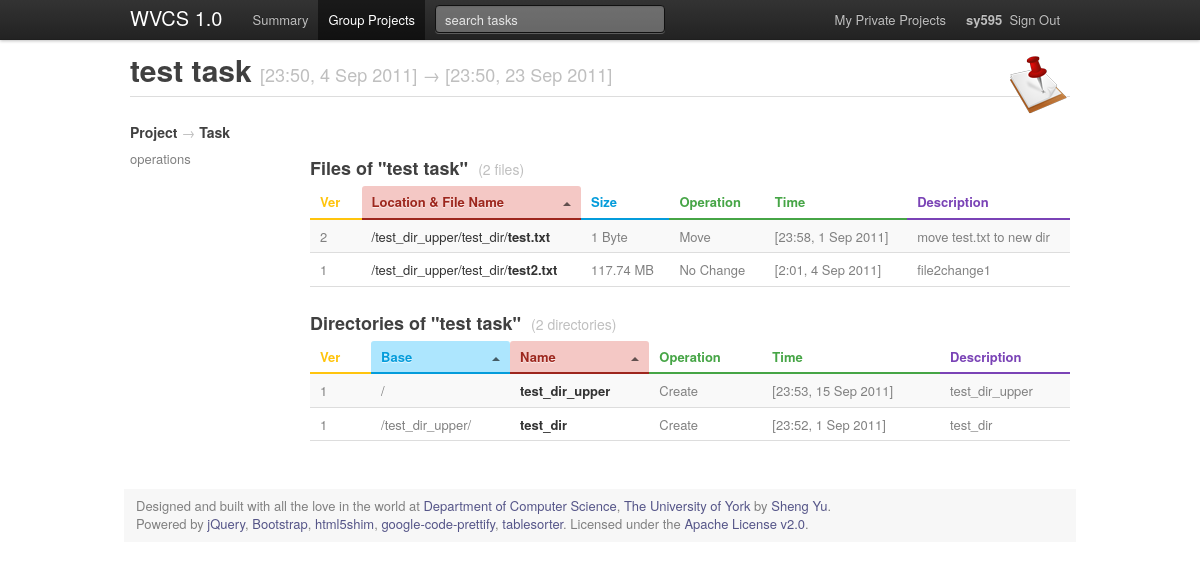
Screenshot of /task.php?t=1 (signed in) with the database file from the repository.
### tables this page shows
CREATE TABLE IF NOT EXISTS `task` (
  `tid` int(8) NOT NULL AUTO_INCREMENT COMMENT 'ID of the task',
  `pid` int(8) NOT NULL COMMENT 'ID of project which the task belong to',
  `uid` int(8) NOT NULL COMMENT 'ID of user which responsible to',
  `name` varchar(500) NOT NULL COMMENT 'task name',
  `predecessor` int(8) DEFAULT NULL COMMENT 'ID of predecessor task',
  `priority` int(1) NOT NULL DEFAULT '1' COMMENT 'task priority',
  `start` datetime DEFAULT NULL COMMENT 'start time',
  `end` datetime DEFAULT NULL COMMENT 'due time',
  `lock` int(1) NOT NULL DEFAULT '0' COMMENT 'status of locked or not',
  `description` varchar(8000) DEFAULT NULL COMMENT 'description',
  PRIMARY KEY (`tid`)
);

CREATE TABLE IF NOT EXISTS `file_change` (
  `fcid` int(12) NOT NULL AUTO_INCREMENT COMMENT 'ID of the file modification',
  `hid` int(12) NOT NULL COMMENT 'ID of task change history record which this file related to',
  `fid` int(11) NOT NULL COMMENT 'ID of the file record',
  `uid` int(8) NOT NULL COMMENT 'ID of user who did this modification',
  `did` int(11) DEFAULT NULL COMMENT 'ID of which directory the file modification belong to',
  `name` varchar(259) NOT NULL COMMENT 'file name in this modification',
  `version` int(5) NOT NULL COMMENT 'version number',
  `size` int(25) NOT NULL COMMENT 'file size',
  `type` int(1) NOT NULL DEFAULT '0' COMMENT 'type of operation',
  `time` datetime NOT NULL COMMENT 'time record of the modification',
  `ip` varchar(30) DEFAULT NULL COMMENT 'IP log',
  `description` varchar(8000) DEFAULT NULL COMMENT 'description',
  PRIMARY KEY (`fcid`)
);

CREATE TABLE IF NOT EXISTS `directory_change` (
  `dcid` int(12) NOT NULL AUTO_INCREMENT COMMENT 'ID of the directory modification',
  `did` int(11) NOT NULL COMMENT 'ID of which directory is related to',
  `did_base` int(11) DEFAULT NULL COMMENT 'Upper level directory ID',
  `uid` int(8) NOT NULL COMMENT 'ID of user who did this modification',
  `hid` int(12) NOT NULL COMMENT 'ID of task change history record which the directory related to',
  `name` varchar(259) NOT NULL COMMENT 'directory name',
  `version` int(5) NOT NULL COMMENT 'version of this modification',
  `type` int(1) NOT NULL COMMENT 'type of operation of the modification',
  `time` datetime NOT NULL COMMENT 'time of commit',
  `ip` varchar(30) DEFAULT NULL COMMENT 'IP record of the modification',
  `description` varchar(8000) DEFAULT NULL COMMENT 'description',
  PRIMARY KEY (`dcid`)
);

### config.inc.php (called while the page is built, shortened)
<?php
$db_server = 'localhost';
$db_name = 'wvcs';
$db_username_read = 'root';
$db_password_read = '';
$system_name_short = 'WVCS';
$system_version = '1.0';
?>

### libraries/general.lib.php (called while the page is built, shortened)
<?php
function connectdb_read()
{
	global $db_server;
	global $db_name;
	global $db_username_read;
	global $db_password_read;
	if (@mysql_connect("$db_server", "$db_username_read",
		"$db_password_read"))
		if ($result=@mysql_select_db("$db_name"))
			return TRUE;
	return FALSE;
}
function array_isset($array){
	if (count($array)>=1){
		return true;
	}
	else {
		return false;
	}
}
function db_query($query) {
	if (substr($query, 0, 6) == 'SELECT') {
		if (connectdb_read()) {
			$db_result = mysql_query($query);
		    $i=0;
			$data_array = array();
			while($data_array_line = mysql_fetch_array($db_result)) {
				$data_array[$i] = $data_array_line;
				$i++;
    		}
			return $data_array;
		}
		else {
			error('database connection error (r) ' . mysql_error());
		}
	}
}
function time_uk($time_db) {
	$time_d = date('j', strtotime($time_db));
	$time_m = date('M', strtotime($time_db));
	$time_y = date('Y', strtotime($time_db));
	$time_h = date('G', strtotime($time_db));
	$time_min = date('i', strtotime($time_db));
	$time_uk=$time_h.':'.$time_min.', '.$time_d.' '.$time_m.' '.$time_y;
	return $time_uk;
}
function file_name(){
	$url = $_SERVER['PHP_SELF'];
	$filename= substr( $url , strrpos($url , '/')+1 );
	return $filename;
}
function file_size_convert($size) {
   $unit=array('Byte','KB','MB','GB','TB','PB');
   return @round($size/pow(1024,($i=floor(log( abs($size==0?1:$size) ,1024)))),2).' '.$unit[$i];
}
function operation_code ($op) {
	$name='';
	switch ($op) {
		case 0:
			$name= "No Change";
			break;
		case 1:
			$name= "Create";
			break;
		case 4:
			$name= "Move";
			break;
	}
	return $name;
}
?>

### libraries/project.lib.php (called while the page is built, shortened)
<?php
function fetch_directory_change($did){
	$sql='SELECT * FROM directory_change WHERE did='.$did.' ORDER BY time DESC';
	$db_array=db_query($sql);
	if (!array_isset($db_array)){
		return FALSE;
	}
	else{
		return $db_array;
	}
}
function fetch_directory_full($did){
	if ($did==NULL){
		return "/";
	}
	elseif (fetch_directory_change($did)==FALSE){
		return FALSE;
	}
	else{
		$db_array=fetch_directory_change($did);
		$directory_name=$db_array[0]['name'];
		$directroy_base_id=$db_array[0]['did_base'];
		if ($directroy_base_id==NULL){
			return "/".$directory_name."/";
		}
		elseif ($directroy_base_id!=NULL){
			return $directory_full=fetch_directory_full($directroy_base_id).$directory_name."/";
		}
	}
}
function fetch_file_change($fid){
	$sql='SELECT * FROM file_change WHERE fid='.$fid.' ORDER BY time DESC';
	$db_array=db_query($sql);
	if (!array_isset($db_array)){
		return FALSE;
	}
	else{
		return $db_array;
	}
}
function fetch_task($tid){
	$sql='SELECT * FROM task WHERE tid='.$tid.' ORDER BY end DESC';
	$db_array=db_query($sql);
	if (!array_isset($db_array)){
		return FALSE;
	}
	else{
		return $db_array;
	}
}
function fetch_task_file ($tid){
	$sql='SELECT fid FROM file WHERE tid='.$tid.' ORDER BY fid DESC';
	$db_array_fid=db_query($sql);
	if (!array_isset($db_array_fid)){
		return FALSE;
	}
	else{
		$file_count=count($db_array_fid);
		for ($i = 0; $i < $file_count; $i++) {
			$db_array_file=fetch_file_change($db_array_fid[$i]['fid']);
			$db_array_file_change[$i]=$db_array_file[0];
		}
		return $db_array_file_change;
	}
}
function fetch_task_directory ($tid){
	$sql='SELECT did FROM directory WHERE tid='.$tid.' ORDER BY did DESC';
	$db_array_did=db_query($sql);
	if (!array_isset($db_array_did)){
		return FALSE;
	}
	else{
		$directory_count=count($db_array_did);
		for ($i = 0; $i < $directory_count; $i++) {
			$db_array_directory=fetch_directory_change($db_array_did[$i]['did']);
			$db_array_directory_change[$i]=$db_array_directory[0];
		}
		return $db_array_directory_change;
	}
}
?>

### task.php (the view, shortened to what this page needs)
<?php
include 'libraries/initial.inc.php';
include 'libraries/project.lib.php';
if(isset($_GET['t'])){
	$t=$_GET['t'];
}
else{
	$t=0;
}
if(fetch_task_history($t)==FALSE or fetch_task($t)==FALSE){
}
else{
	$db_array_task=fetch_task($t);
	$db_array_task_file=fetch_task_file($t);
	$db_array_task_directory=fetch_task_directory($t);
	$task_name=$db_array_task[0]['name'];
	$task_start=time_uk($db_array_task[0]['start']);
	$task_end=time_uk($db_array_task[0]['end']);
	$page_title=$task_name;
	$page_title_sub="[".$task_start."] &rarr; [".$task_end."]";
	$directory_number=count($db_array_task_directory);
	$file_number=count($db_array_task_file);
	if ($file_number<=1){
		$version_label_file="file";
	}
	else {
		$version_label_file="files";
	}
	if ($directory_number<=1){
		$version_label_directory="directory";
	}
	else {
		$version_label_directory="directories";
	}
}
include 'style/header.inc.php';
?>
<?php
if(fetch_task_file($t)==FALSE){
	?>
	<div class="alert-message error">
        <a class="close" href="<?php echo $after_login_redirect; ?>">×</a>
        <p><strong>Oops!</strong> File related to this task not exist or have not any changes, please create before use.</p>
    </div>
	<?php ;
}
else{
	echo "<h5>Project <small> &rarr; </small>Task</h5>";
	?>
	<div class="row">
	<div class="span3 columns">operations</div>
	<div class="span13 columns">
	<h3 class="underline"><?php echo ucfirst($version_label_file).' of "'.$task_name;?>"&nbsp;&nbsp;<small>(<?php echo $file_number." ".$version_label_file;?>)</small></h3>
	<table id="task_file" class="zebra-striped">
	<thead>
	<th class="yellow">Ver</th>
	<th class="red">Location & File Name</th>
	<th class="blue">Size</th>
	<th class="green">Operation</th>
	<th class="green">Time</th>
	<th class="purple">Description</th>
	</thead>
	<?php
	for ($i = 0; $i < $file_number; $i++) {
		$fid=$db_array_task_file[$i]['fid'];
		$version=$db_array_task_file[$i]['version'];
		$name=$db_array_task_file[$i]['name'];
		$directory=fetch_directory_full($db_array_task_file[$i]['did']);
		$size=file_size_convert($db_array_task_file[$i]['size']);
		$operation=$db_array_task_file[$i]['type'];
		$time=$db_array_task_file[$i]['time'];
		$description=$db_array_task_file[$i]['description'];
		echo '<tr class="td_link" onclick="location.href=\'file.php?f='.$fid.'\'"><td>';
		echo $version;
		echo '</td><td class="black">';
		echo $directory."<strong>".$name."</strong>";
		echo "</td><td>";
		echo $size;
		echo "</td><td>";
		echo operation_code($operation);
		echo "</td><td>";
		echo '['.time_uk($time).']';
		echo "</td><td>";
		echo $description;
		echo "</td></tr>";
	}
	echo '</table>';
	?>
	<h3 class="underline"><?php echo ucfirst($version_label_directory).' of "'.$task_name;?>"&nbsp;&nbsp;<small>(<?php echo $directory_number." ".$version_label_directory;?>)</small></h3>
	<table id="task_directory" class="zebra-striped">
	<thead>
	<th class="yellow">Ver</th>
	<th class="blue">Base</th>
	<th class="red">Name</th>
	<th class="green">Operation</th>
	<th class="green">Time</th>
	<th class="purple">Description</th>
	</thead>
	<?php
	for ($i = 0; $i < $directory_number; $i++) {
		$version=$db_array_task_directory[$i]['version'];
		$name=$db_array_task_directory[$i]['name'];
		$did_base=fetch_directory_full($db_array_task_directory[$i]['did_base']);
		$time=time_uk($db_array_task_directory[$i]['time']);
		$operation=$db_array_task_directory[$i]['type'];
		$description=$db_array_task_directory[$i]['description'];
		echo "<tr><td>";
		echo $version;
		echo "</td><td>";
		echo $did_base;
		echo '</td><td class="black">';
		echo "<strong>".$name."</strong>";
		echo "</td><td>";
		echo operation_code($operation);
		echo "</td><td>";
		echo '['.$time.']';
		echo "</td><td>";
		echo $description;
		echo "</td></tr>";
	}
	echo '</table>';
	?>
	<?php
	echo '</div></div>';
}
?>
<?php
include 'style/footer.inc.php';
?>

### style/header.inc.php (shortened to what this page needs)
<?php
include 'libraries/style.lib.php';
?>
<!DOCTYPE html PUBLIC "-//W3C//DTD XHTML 1.0 Transitional//EN" "http://www.w3.org/TR/xhtml1/DTD/xhtml1-transitional.dtd">
<html xmlns="http://www.w3.org/1999/xhtml">
	<head>
		<link rel="stylesheet" type="text/css" href="style/bootstrap-1.2.0.css" />
		<link rel="stylesheet" type="text/css" href="style/common.css" />
	</head>
	<body>
		<div class="topbar">
			<div class="fill">
				<div class="container">
					<h3><a href="./"><?php echo $system_name_short.' '.$system_version;?></a></h3>
					<ul>
						<li<?php active('summary.php');?>><a href="summary.php">Summary</a></li>
						<li<?php active('project');?>><a href="project_list.php">Group Projects</a></li>
					</ul>
					<form action="task_search.php" method="get">
						<input type="text" name="s" placeholder="search tasks">
					</form>
					<ul class="nav secondary-nav">
						<li<?php active('private');?>><a href="project_list.php?private=1">My Private Projects</a></li>
						<li><?php right_align();?></li>
					</ul>
				</div>
			</div>
		</div>
		<div class="container main_content">
		<div class="page_icon float_right">
		<img class="page_icon" src="<?php echo icon_address (); ?>" alt="<?php echo icon_alt (); ?>" />
		</div>
		<div class="page-header">
			<h1><?php page_title('main');?> <small><?php page_title('sub');?></small></h1>
		</div>

### libraries/style.lib.php (shortened to what this page needs)
<?php
function icon_address(){
	$base='images/icon/';
	switch (file_name()) {
		case "task.php":
			$name= "task.gif";
			break;
	}
	return $base.$name;
}
function icon_alt(){
	switch (file_name()) {
		case "task.php":
			$alt= "Task";
			break;
	}
	return $alt;
}
function active($active_string) {
	$name=file_name();
	if ($active_string=="private" and isset($_GET['private'])) {
		echo ' class="active"';
	}
	elseif ($active_string == $name) {
		echo ' class="active"';
	}
	elseif (($name=="project.php" or $name=="task.php" or $name=="file.php" or $name=="directory.php" or $name=="project_list.php") and $active_string == "project") {
		echo ' class="active"';
	}
}
function right_align(){
	if (isset($_SESSION ["user"] ["uid"])){
		echo '<a href="login_check.php?logout=1"><strong>'.$_SESSION ["user"] ["name_nickname"].'</strong>&nbsp;&nbsp;Sign Out</a>';
	}
	else{
		echo '<a href="login.php">Sign In</a>';
	}
}
function page_title($title_cat){
	global $system_name;
	global $system_name_short;
	global $page_title;
	global $page_title_sub;
	$output='';
	if ($title_cat=='html'){
		if (isset($page_title) && isset($page_title_sub)){
			$output=$page_title.' - '.$page_title_sub;
		}
		elseif (isset($_GET['f'])){
			$output='file name - task name';
		}
		elseif (isset($_GET['d'])){
			$output='directory name - task name';
		}
		elseif (isset($_GET['t'])){
			$output='task name - project name';
		}
		elseif (isset($_GET['p'])){
			$output='project name by due date';
		}
		else{
			$output=$system_name;
		}
	}
	elseif ($title_cat=='main'){
		if (isset($page_title)){
			$output=$page_title;
		}
		elseif (isset($_GET['f'])){
			$output='file name';
		}
		elseif (isset($_GET['d'])){
			$output='directory name';
		}
		elseif (isset($_GET['t'])){
			$output='task name';
		}
		elseif (isset($_GET['p'])){
			$output='project name';
		}
		else{
			$output=$system_name;
		}
	}
	elseif ($title_cat=='sub'){
		if (isset($page_title_sub)){
			$output=$page_title_sub;
		}
		elseif (isset($_GET['f'])){
			$output='task name';
		}
		elseif (isset($_GET['d'])){
			$output='task name';
		}
		elseif (isset($_GET['t'])){
			$output='project';
		}
		elseif (isset($_GET['p'])){
			$output='by due date';
		}
		else{
			$output=$system_name_short;
		}
	}
	else {
		$output='error';
	}
	echo $output;
}
?>

### style/footer.inc.php
		</div>
		<div class="container footer">
			<p>
				Designed and built with all the love in the world at <a href="http://www.cs.york.ac.uk/" target="_blank">Department of Computer Science</a>, <a href="http://www.york.ac.uk/" target="_blank">The University of York</a> by <a href="mailto: sy595@cs.york.ac.uk" target="_blank">Sheng Yu</a>.<br>
				Powered by <a href="http://jquery.com/" target="_blank">jQuery</a>, <a href="https://github.com/twitter/bootstrap" target="_blank">Bootstrap</a>, <a href="http://code.google.com/p/html5shim/" target="_blank">html5shim</a>, <a href="http://code.google.com/p/google-code-prettify/" target="_blank">
		google-code-prettify</a>, <a href="http://tablesorter.com/docs/" target="_blank">tablesorter</a>. Licensed under the <a href="http://www.apache.org/licenses/LICENSE-2.0" target="_blank">Apache License v2.0</a>.
			</p>
		</div>
	</body>
</html>

### style/common.css (style rules this page uses)
body { padding-top: 52px; }
.footer { margin-top: 12px; padding-top: 8px; padding-left: 12px; background-color: #f7f7f7; }
.footer a { color: #555588; }
.td_link { cursor:pointer; }
table .black { color: #333333; }
.main_content { min-height:400px; }
.float_right { float:right; }

### rows the page displays
task: name "test task [23:50, 4 Sep 2011] → [23:50, 23 Sep 2011]", name "test task"
file_change: version "1", directory "/test_dir_upper/test_dir/", name "test2.txt", size "117.74 MB", type "No Change", time "2:01, 4 Sep 2011", description "file2change1"
file_change: version "2", directory "/test_dir_upper/test_dir/", name "test.txt", size "1 Byte", type "Move", time "23:58, 1 Sep 2011", description "move test.txt to new dir"
directory_change: version "1", did_base "/", name "test_dir_upper", type "Create", time "23:53, 15 Sep 2011", description "test_dir_upper"
directory_change: version "1", did_base "/test_dir_upper/", name "test_dir", type "Create", time "23:52, 1 Sep 2011", description "test_dir"

### other values shown
$system_name_short "WVCS"
$system_version "1.0"
$_SESSION ["user"] ["name_nickname"] "sy595"
$version_label_file "Files"
$file_number "2"
$version_label_file "files"
$version_label_directory "Directories"
$directory_number "2"
$version_label_directory "directories"
